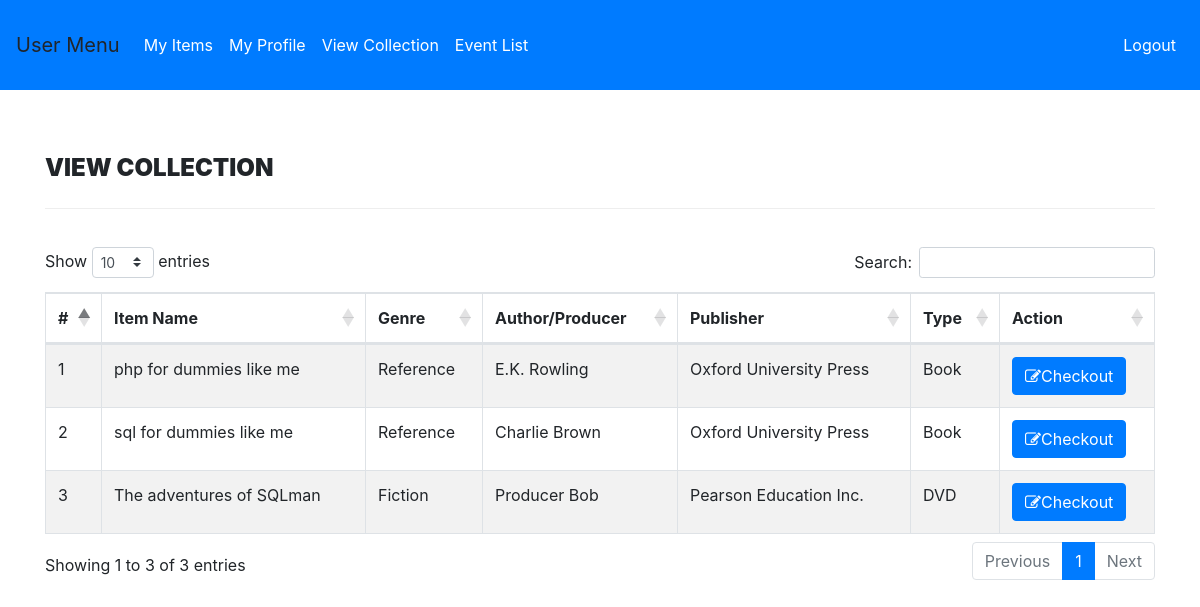
The page /user-view.php (signed in) on the database its author committed.
### tables this page shows
CREATE TABLE `collection` (
  `id` int(11) NOT NULL,
  `Title` varchar(255) DEFAULT NULL,
  `GenreID` int(11) DEFAULT NULL,
  `AuthorID` int(11) DEFAULT NULL,
  `PublishID` int(11) DEFAULT NULL,
  `ISBN` int(11) DEFAULT NULL,
  `Price` int(11) DEFAULT NULL,
  `itemType` varchar(255) DEFAULT NULL
);

CREATE TABLE `genre` (
  `id` int(11) NOT NULL,
  `GenreName` varchar(150) DEFAULT NULL
);

CREATE TABLE `authors` (
  `id` int(11) NOT NULL,
  `AuthorName` varchar(159) DEFAULT NULL,
  `Birthday` varchar(10) DEFAULT NULL,
  `Status` varchar(10) DEFAULT NULL
);

CREATE TABLE `publishers` (
  `id` int(11) NOT NULL,
  `publishName` varchar(159) DEFAULT NULL
);

### user-view.php (the view, shortened to what this page needs)
<?php
include('includes/config.php');
if(strlen($_SESSION['login'])==0)
    {
header('location:index.php');
}
else{
?>
<!DOCTYPE html>
<html xmlns="http://www.w3.org/1999/xhtml">
<head>
    <link href="assets/css/font-awesome.css" rel="stylesheet" />
    <link href="https://cdnjs.cloudflare.com/ajax/libs/twitter-bootstrap/4.1.3/css/bootstrap.css" rel="stylesheet" />
    <link href="https://cdn.datatables.net/1.10.19/css/dataTables.bootstrap4.min.css" rel="stylesheet" />
    <link href="assets/css/style.css" rel="stylesheet" />
</head>
<body>
<?php include('user-navbar.php');?>
    <div class="content-wrapper">
         <div class="container">
        <div class="row pad-botm">
            <div class="col-md-12">
                <h4 class="header-line">View Collection</h4>
    </div>
        </div>
            <div class="row">
                <div class="col-md-12">
                    <div class="panel panel-default">
                        <div class="panel-body">
                            <div class="table-responsive">
                                <table class="table table-striped table-bordered table-hover" id="dataTables-example">
                                    <thead>
                                        <tr>
                                            <th>#</th>
                                            <th>Item Name</th>
                                            <th>Genre</th>
                                            <th>Author/Producer</th>
                                            <th>Publisher</th>
                                            <th>Type</th>
                                            <th>Action</th>
                                        </tr>
                                    </thead>
                                    <tbody>
<?php $sql = "SELECT collection.Title,genre.GenreName,authors.AuthorName, publishers.publishName,
collection.itemType,collection.id as id
from collection join genre on genre.id=collection.GenreID
join authors on authors.id=collection.AuthorID
join publishers on publishers.id=collection.PublishID";
$query = $dbh -> prepare($sql);
$query->execute();
$results=$query->fetchAll(PDO::FETCH_OBJ);
$num=1;
if($query->rowCount() > 0)
{
foreach($results as $result)
{               ?>
                                        <tr class="odd gradeX">
                                            <td class="center"><?php echo htmlentities($num);?></td>
                                            <td class="center"><?php echo htmlentities($result->Title);?></td>
                                            <td class="center"><?php echo htmlentities($result->GenreName);?></td>
                                            <td class="center"><?php echo htmlentities($result->AuthorName);?></td>
                                            <td class="center"><?php echo htmlentities($result->publishName);?></td>
                                            <td class="center"><?php echo htmlentities($result->itemType);?></td>
                                            <td class="center">
                                            <a href="user-checkout.php?collectionid=<?php echo htmlentities($result->id);?>"><button class="btn btn-primary"><i class="fa fa-edit "></i>Checkout</button>
                                            </td>
                                        </tr>
 <?php $num=$num+1;}} ?>
                                    </tbody>
                                </table>
                            </div>
                        </div>
                    </div>
                </div>
            </div>
    </div>
    </div>
</body>
</html>
<?php } ?>

### assets/css/style.css (style rules this page uses)
.content-wrapper { margin-top: 40px; min-height:800px; padding-bottom:90px; }
.header-line { font-weight:900; padding-bottom:25px; border-bottom:1px solid #eeeeee; text-transform:uppercase; }
.pad-botm { padding-bottom:30px; }

### rows shown on the page
collection: Title "php for dummies like me", GenreID.GenreName "Reference", AuthorID.AuthorName "E.K. Rowling", publishers.publishName "Oxford University Press", itemType "Book"
collection: Title "sql for dummies like me", GenreID.GenreName "Reference", AuthorID.AuthorName "Charlie Brown", publishers.publishName "Oxford University Press", itemType "Book"
collection: Title "The adventures of SQLman", GenreID.GenreName "Fiction", AuthorID.AuthorName "Producer Bob", publishers.publishName "Pearson Education Inc.", itemType "DVD"
